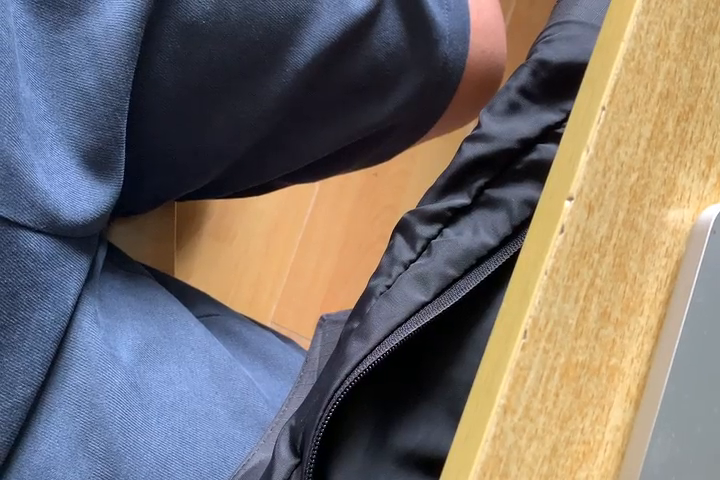
#> input picture frame 28 of CV/test.mp4, 720 x 480 px
$ python main_v.py
#> lines starting #> are read from the running program, lines starting #| are printed output that depends on the picture; after the words box and inside, x2 and y2 are one past the last pixel; in counts of white or black regions, pixels touching at a corner belong together
### CV/treasure/utils.py
import math

import cv2
import numpy as np

from ctyper import NullArea


def p2p_distance(point1: tuple[int, int], point2: tuple[int, int]) -> float:
    """
    calculate the distance between two points

    >>> p2p_distance((0, 0), (3, 4))
    5.0

    :param point1: point1 coordinate
    :param point2: point2 coordinate
    :return: distance between two points
    """
    return math.sqrt((point1[0] - point2[0]) ** 2 + (point1[1] - point2[1]) ** 2)


def filter_points(
    points: list[tuple[int, int]], threshold: int | float
) -> list[tuple[int, int]]:
    """
    For each point, iterate through each point following it, and if there is a followed
    point whose distance from the current coordinate is less than the threshold,
    discard the current point.

    >>> filter_points([(0, 0), (1, 1), (2, 2), (3, 3)], 1)
    [(0, 0), (1, 1), (2, 2), (3, 3)]
    >>> filter_points([(0, 0), (1, 1), (2, 2), (3, 3)], 2)
    [(3, 3)]
    >>> filter_points([(0, 0), (1, 1), (2, 2), (3, 3)], 4)
    [(3, 3)]

    :param points: list of points
    :param threshold: distance threshold
    :return: list of selected points
    """
    selected_points: list[tuple[int, int]] = []
    for idx, point in enumerate(points):
        valid: bool = True
        for followed_point in points[idx + 1 :]:
            if p2p_distance(point, followed_point) < threshold:
                valid = False
                break
        if valid:
            selected_points.append(point)
    return selected_points


def m2c(moments: dict[str, float]) -> tuple[int, int]:
    """
    calculate the center coordinate from cv2.moments

    >>> m2c({"m00": 2, "m10": 3, "m01": 4})
    (1, 2)

    :param moments: list of moments
    :return: center coordinate
    """
    area_is_zero: bool = moments["m00"] <= 0
    if area_is_zero:
        raise NullArea
    return int(moments["m10"] / moments["m00"]), int(moments["m01"] / moments["m00"])


# [18 lines left out: function area_compare, not called in this run]


def img_preprocess(img: np.ndarray) -> tuple[np.ndarray, np.ndarray]:
    """
    preprocess the input image
    :param img: input image (RGB)
    :return: preprocessed images: gray, blur after gray
    """
    if img.shape[-1] != 3:
        raise ValueError("img must be a RGB image")
    gray = cv2.cvtColor(img, cv2.COLOR_BGR2GRAY)
    blur = cv2.GaussianBlur(gray, (3, 3), 1)
    return gray, blur


# [13 lines left out: function coord_scale, not called in this run]

### CV/treasure/locate.py
import cv2
import numpy as np

from .utils import p2p_distance, m2c, filter_points, area_compare

from ctyper import Box, Image, PixelCoordinate, QuantityMismatch


class find_locating_boxes:
    def __init__(
        self,
        frame: Image,
        min_area: int = 20,
        max_area: int = 4000,
        apd_epsilon: float = 0.043,
        wh_rate: float = 0.5,
        min_center_distance: int = 5,
    ) -> None:
        """
        find all locating boxes, including duplicate identification
        :param frame: grayscale and gaussian blur processed input image
        :param min_area: minimum area of the locating box
        :param max_area: maximum area of the locating box
        :param apd_epsilon: epsilon for cv2.approxPolyDP
        :param wh_rate: width height rate
        :param min_center_distance: minimum center distance
        :return: coordinates of the top left and bottom right points of the box
        """
        if frame.ndim != 2:
            raise ValueError("frame must be a grayscale image")
        # edge detection
        edges: Image = cv2.Canny(frame, 50, 150, apertureSize=3)
        # find contours
        raw_contours, _ = cv2.findContours(
            edges, cv2.RETR_TREE, cv2.CHAIN_APPROX_SIMPLE
        )

        # filter based on area
        self.contours1: list[Box] = []
        for contour in raw_contours:
            area: int | float = cv2.contourArea(contour)
            if min_area < area < max_area:
                self.contours1.append(contour)

        # filter based on shape (quads)
        self.contours2: list[Box] = []
        for contour in self.contours1:
            perimeter: float = cv2.arcLength(contour, True)
            approx: np.ndarray = cv2.approxPolyDP(
                contour, apd_epsilon * perimeter, True
            )
            if len(approx) == 4:
                self.contours2.append(contour)

        # filter based on aspect ratio (square)
        self.contours3: list[Box] = []
        for contour in self.contours2:
            _, (w, h), _ = cv2.minAreaRect(contour)
            if abs(w - h) / (w + h) < wh_rate:
                self.contours3.append(contour)

        # filter based on inclusion relationship
        self.contours4: list[Box] = []
        for idx, contour in enumerate(self.contours3[:-1]):
            m1: dict[str, float] = cv2.moments(contour)
            # skip if area is zero
            if m1["m00"] == 0:
                continue
            # center of outer contour
            c1: PixelCoordinate = m2c(m1)
            for followed_contour in self.contours3[idx + 1 :]:
                m2: dict[str, float] = cv2.moments(followed_contour)
                # skip if area is zero
                if m2["m00"] == 0:
                    continue
                # center of inner contour
                c2: PixelCoordinate = m2c(m2)
                # confirm the inclusion relationship
                res1: float = cv2.pointPolygonTest(contour, c2, False)
                res2: float = cv2.pointPolygonTest(followed_contour, c1, False)
                # two contours are contained within each other and not similar in size
                if (
                    not res1 > 0
                    and res2 > 0
                    and area_compare(m1["m00"], m2["m00"], 1.3)
                ):
                    continue
                # skip if two contours are too close
                if not p2p_distance(c1, c2) < min_center_distance:
                    continue
                self.contours4.append(contour)
                break

    @property
    def boxes(self) -> list[Box]:
        return self.contours4

    # [8 lines left out: function debug, not called in this run]


def filter_locating_boxes(
    boxes: list[Box], center_distance_threshold: int = 10
) -> list[PixelCoordinate]:
    """
    get locating coordinates of 4 locating boxes
    :param boxes: list of locating boxes
    :param center_distance_threshold: minimum center distance, prevent overlapping
    :return: when locating boxes number is valid, return center coordinates of
    locating boxes
    """
    coordinates: list[PixelCoordinate] = []
    for box in boxes:
        # get center coordinates of all locating boxes
        coordinates.append(m2c(cv2.moments(box)))
    # filter over similar coordinates
    coordinates = filter_points(coordinates, center_distance_threshold)
    # only return when number of locating boxes is valid(4)
    if len(coordinates) != 4:
        raise QuantityMismatch
    return rearrange_locating_coords(coordinates)


# [35 lines left out: function rearrange_locating_coords, not called in this run]

### CV/treasure/__init__.py
__all__ = ["correct", "utils", "locate", "dots", "find_treasure"]

import cv2
from .utils import img_preprocess, coord_scale
from .locate import find_locating_boxes, filter_locating_boxes
from .correct import ricd, img_correction
from .dots import treasure_identification
from ctyper import Coordinate, Image, Box, NoAnchorFound, QuantityMismatch, TreasureNull


class find_treasure:
    def __init__(self, frame: Image) -> None:
        """
        find all treasure dots, if debug is True, will return the locating boxes image
        and the corrected image
        :param frame: image frame (height: 480px !!!)
        :param debug: debug mode (will return image results)
        :return: scaled treasure dots coordinates (in 10x10), locating boxes image
        (debug only), corrected image (debug only)
        """
        if frame.shape[0] != 480:
            raise ValueError("frame height must be 480px")
        if frame.shape[-1] != 3:
            raise ValueError("frame must be a RGB image")
        # don't modify the original frame
        self.frame_copy: Image = frame.copy()
        # preprocess the image
        _, blur = img_preprocess(self.frame_copy)

        # find locating boxes
        self.raw_locating_boxes: list[Box] = find_locating_boxes(blur).boxes
        try:
            locating_box_coords = filter_locating_boxes(self.raw_locating_boxes)
        except QuantityMismatch:
            # if no locating boxes or more than 4 locating boxes, raise error
            raise TreasureNull

        # correct the image
        try:
            self.corrected_frame = ricd(
                img_correction(self.frame_copy, locating_box_coords).result
            )
        except NoAnchorFound:
            # if no anchor found, return empty list
            raise TreasureNull

        # find treasure dots
        _, cf_blur = img_preprocess(self.corrected_frame)
        try:
            self.treasure_dots = treasure_identification(cf_blur)
        except QuantityMismatch:
            # if no treasure dots or treasure dots are more than 8, raise error
            raise TreasureNull

        # scale the coordinates
        self.scaled_dots_coords = []
        for dot in self.treasure_dots:
            self.scaled_dots_coords.append(coord_scale(dot[:-1]))

    @property
    def dots_coords(self) -> list[Coordinate]:
        return sorted(self.scaled_dots_coords)

    # [11 lines left out: functions debug_locating_box, debug_corrected_frame, not called in this run]

### CV/main_v.py
import cv2

# /opt/homebrew/bin/ffmpeg
import numpy as np

from pathfinder import get_shortest_path
from translate import coord_to_index, seq_to_motions
from treasure import find_treasure
from ctyper import TreasureNull

cap = cv2.VideoCapture("./test.mp4")
cap.set(cv2.CAP_PROP_FRAME_WIDTH, 640)
cap.set(cv2.CAP_PROP_FRAME_HEIGHT, 480)
ret, frame = cap.read()
#> frame is the input picture: shape (480, 720, 3); mean B, G, R 107.8, 112.3, 120.2
accumulator = 0
last_coords = None
maze = np.load("./maze.npy", allow_pickle=True)
#> (reads CV/maze.npy from the repository)
cap.set(cv2.CAP_PROP_FRAME_WIDTH, 640)
cap.set(cv2.CAP_PROP_FRAME_HEIGHT, 480)
accumulator = 0
last_coords, coords = [], []
while cap.isOpened():
    ret, frame = cap.read()
    if ret:
        try:
            raw_coords = find_treasure(frame).dots_coords
#> in img_preprocess, `gray = cv2.cvtColor(img, cv2.COLOR_BGR2GRAY)`:
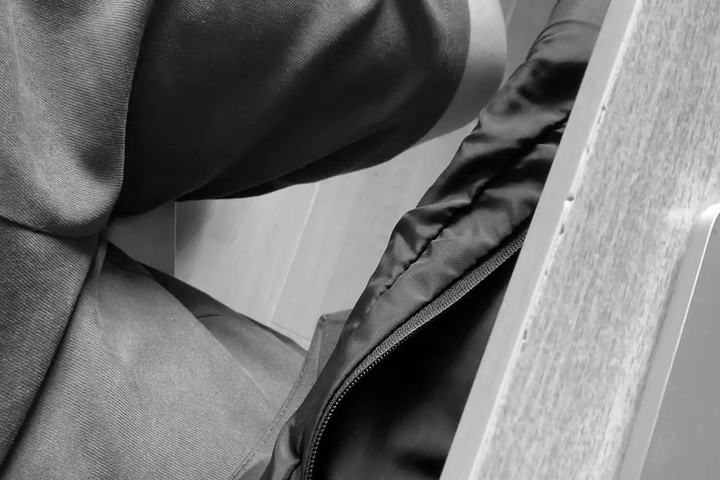
#> gray: shape (480, 720); min 0, max 255, mean 114.5
#> in __init__, `edges: Image = cv2.Canny(frame, 50, 150, apertureSize=3)`:
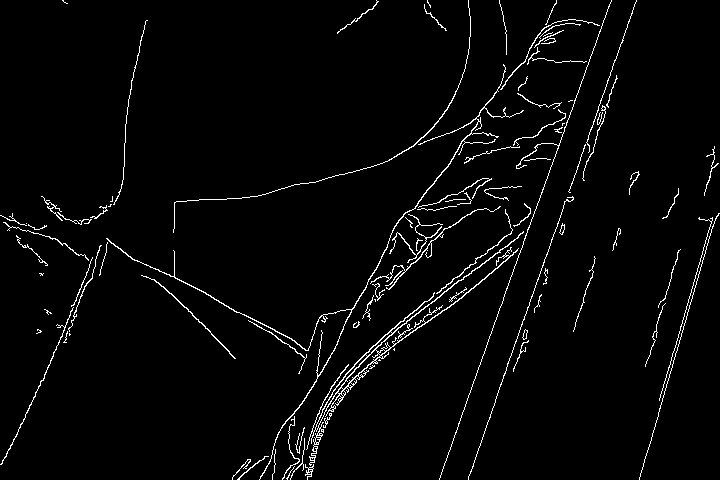
#> edges: shape (480, 720); 2.8% white in thin lines or dots
#> in __init__, `raw_contours, _ = cv2.findContours( edges, cv2.RETR_TREE, cv2.CHAIN_AP..`: raw_contours = 143 contours, 113 with area under 20; largest, box (x1, y1, x2, y2) and area: (306, 231, 524, 466) 1345, (106, 64, 524, 480) 362, (341, 349, 381, 390) 270, (315, 354, 368, 431) 238, (365, 331, 393, 357) 92
#> the loop in __init__, `for contour in raw_contours:` made 143 passes
#> area on passes 2, 7, 21, 22, 28, 30, 39, 46, 52, 73, 78, 81: 34, 21.5, 27.5, 26, 27, 49, 73, 24, 1345, 26, 237.5, 270.5
#> after the loop in __init__, `for contour in raw_contours:`: self.contours1 = 29 contours; largest, box (x1, y1, x2, y2) and area: (306, 231, 524, 466) 1345, (106, 64, 524, 480) 362, (341, 349, 381, 390) 270, (315, 354, 368, 431) 238, (365, 331, 393, 357) 92
#> the loop in __init__, `for contour in self.contours1:` made 29 passes
#> (perimeter, approx) on passes 2, 5, 6, 7, 8, 9, 11, 12, 14, 17, 19, 20: (82.81, [[268, 456], [237, 479]]), (192.5, [[248, 320], [305, 358], [299, 373], [306, 354]]), (404.6, [[73, 307], [0, 464]]), (263.8, [[141, 275], [235, 358]]), (213.5, [[101, 245], [69, 331]]), (1952, [[523, 231], [310, 465]]), (195.7, [[365, 354], [316, 430]]), (145, [[375, 349], [372, 356], [380, 355], [343, 389]]), (76.47, [[390, 331], [367, 356]]), (228.5, [[3, 222], [88, 260]]), (269.1, [[505, 209], [511, 232], [436, 293], [511, 233]]), (512.2, [[500, 206], [370, 283]])
#> perimeter on passes 1, 3, 4, 10, 13, 15: 67.46, 25.9, 24.14, 28.63, 25.21, 28.73
#> after the loop in __init__, `for contour in self.contours1:`: self.contours2 = 6 contours; box (x1, y1, x2, y2) and area: (341, 349, 381, 390) 270, (173, 0, 471, 233) 55, (436, 209, 513, 294) 46, (500, 19, 600, 90) 43, (418, 178, 492, 208) 30, (248, 320, 307, 374) 27
#> the loop in __init__, `for contour in self.contours2:` made 6 passes
#> (w, h) on passes 1 to 6: (18.86, 73.55), (50.91, 7.78), (108.7, 19.87), (78.48, 14.38), (117.9, 28.4), (374.5, 89.19)
#> after the loop in __init__, `for contour in self.contours2:`: self.contours3 = []
            coords = coord_to_index(raw_coords)
        except TreasureNull:
            continue
        if last_coords == []:
            last_coords = coords
            continue
        if coords == last_coords:
            accumulator += 1
        else:
            accumulator = 0
        last_coords = coords
        if accumulator > 10:
            print("FOUND")
            print(coords)
            x1 = get_shortest_path(maze, (19, 1), (1, 19), coords)
            dots1 = list(x1)[0]
            print(dots1)
            print(seq_to_motions(maze, dots1))
            break
cap.release()
cv2.destroyAllWindows()
